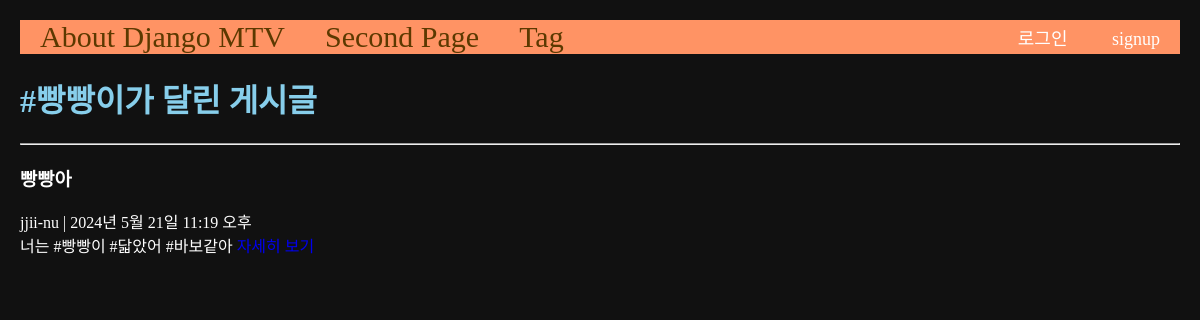
The page /tag-posts/8 on the database its author committed.
### main/models.py (models this page shows, shortened)
class Tag(models.Model):
    name = models.CharField(max_length=30, null=False, blank=False)
    def __str__(self):
        return self.name

class Post(models.Model):
    title = models.CharField(max_length=50)
    writer = models.ForeignKey(User, null=False, blank=False, on_delete=models.CASCADE)
    email = models.EmailField()
    body = models.TextField()
    pub_date = models.DateTimeField()
    image = models.ImageField(upload_to="post/", blank=True, null=True)
    tags = models.ManyToManyField(Tag, related_name='posts', blank=True)
    like = models.ManyToManyField(User, related_name='likes', blank=True)
    like_count = models.PositiveBigIntegerField(default=0)
    def summary(self):
        return self.body[:20]

### main/views.py (the view)
# urls.py: path('tag-posts/<int:tag_id>', tag_posts, name="tag-posts"),
def tag_posts(request, tag_id):
    tag = get_object_or_404(Tag, id=tag_id)
    posts = tag.posts.all()
    return render(request, 'main/tag-post.html', {
        'tag' : tag,
        'posts' : posts
    })

### main/templates/main/tag-post.html
{% extends 'base.html' %}
{% load static %}
{% block content %}
<div>
    <h1>#{{tag}}가 달린 게시글</h1>
    <div>
        {% for b in posts %}
        <hr/>
        <h3>{{b.title}}</h3>
        {{b.writer}} | {{b.pub_date}}<br>
        {{b.summary}}
        <a href="{% url 'main:detail' b.id %}">자세히 보기</a>
        <br>
        {% endfor %}
    </div>
</div>
{% endblock %}

### project/static/css/project.css (style rules this page uses)
h1 { color: skyblue; }

### project/templates/base.html (style rules this page uses)
a { text-decoration: none; }
.body-container { background-color: #111; color: #fff; margin: 20px; }

### rows shown on the page
Tag: name "빵빵이"
Post: title "빵빵아", writer "jjii-nu", pub_date "2024년 5월 21일 11:19 오후", summary "너는 #빵빵이 #닯았어 #바보같아"
